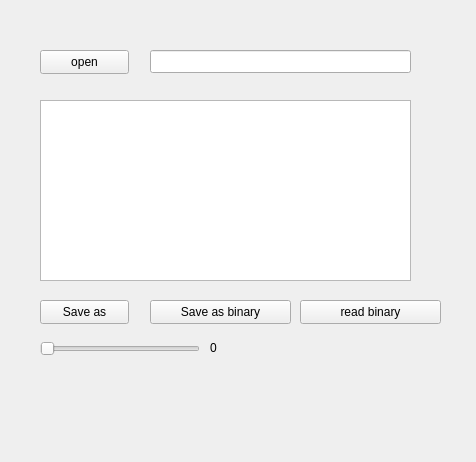
<?xml version="1.0" encoding="UTF-8"?>
<ui version="4.0">
 <class>MainWindow</class>
 <widget class="QMainWindow" name="MainWindow">
  <property name="geometry">
   <rect>
    <x>0</x>
    <y>0</y>
    <width>476</width>
    <height>462</height>
   </rect>
  </property>
  <property name="windowTitle">
   <string>MainWindow</string>
  </property>
  <widget class="QWidget" name="centralWidget">
   <widget class="QPushButton" name="openBtn">
    <property name="geometry">
     <rect>
      <x>40</x>
      <y>50</y>
      <width>89</width>
      <height>24</height>
     </rect>
    </property>
    <property name="text">
     <string>open</string>
    </property>
   </widget>
   <widget class="QLineEdit" name="lineEdit">
    <property name="geometry">
     <rect>
      <x>150</x>
      <y>50</y>
      <width>261</width>
      <height>23</height>
     </rect>
    </property>
   </widget>
   <widget class="QTextEdit" name="textEdit">
    <property name="geometry">
     <rect>
      <x>40</x>
      <y>100</y>
      <width>371</width>
      <height>181</height>
     </rect>
    </property>
   </widget>
   <widget class="QPushButton" name="saveAsBtn">
    <property name="geometry">
     <rect>
      <x>40</x>
      <y>300</y>
      <width>89</width>
      <height>24</height>
     </rect>
    </property>
    <property name="text">
     <string>Save as</string>
    </property>
   </widget>
   <widget class="QPushButton" name="saveAsBinBtn">
    <property name="geometry">
     <rect>
      <x>150</x>
      <y>300</y>
      <width>141</width>
      <height>24</height>
     </rect>
    </property>
    <property name="text">
     <string>Save as binary</string>
    </property>
   </widget>
   <widget class="QPushButton" name="readBinBtn">
    <property name="geometry">
     <rect>
      <x>300</x>
      <y>300</y>
      <width>141</width>
      <height>24</height>
     </rect>
    </property>
    <property name="text">
     <string>read binary</string>
    </property>
   </widget>
   <widget class="QSlider" name="volumeSlider">
    <property name="geometry">
     <rect>
      <x>40</x>
      <y>340</y>
      <width>160</width>
      <height>18</height>
     </rect>
    </property>
    <property name="orientation">
     <enum>Qt::Horizontal</enum>
    </property>
   </widget>
   <widget class="QLabel" name="label">
    <property name="geometry">
     <rect>
      <x>210</x>
      <y>340</y>
      <width>31</width>
      <height>16</height>
     </rect>
    </property>
    <property name="text">
     <string>0</string>
    </property>
   </widget>
  </widget>
 </widget>
 <layoutdefault spacing="6" margin="11"/>
 <resources/>
 <connections/>
</ui>
